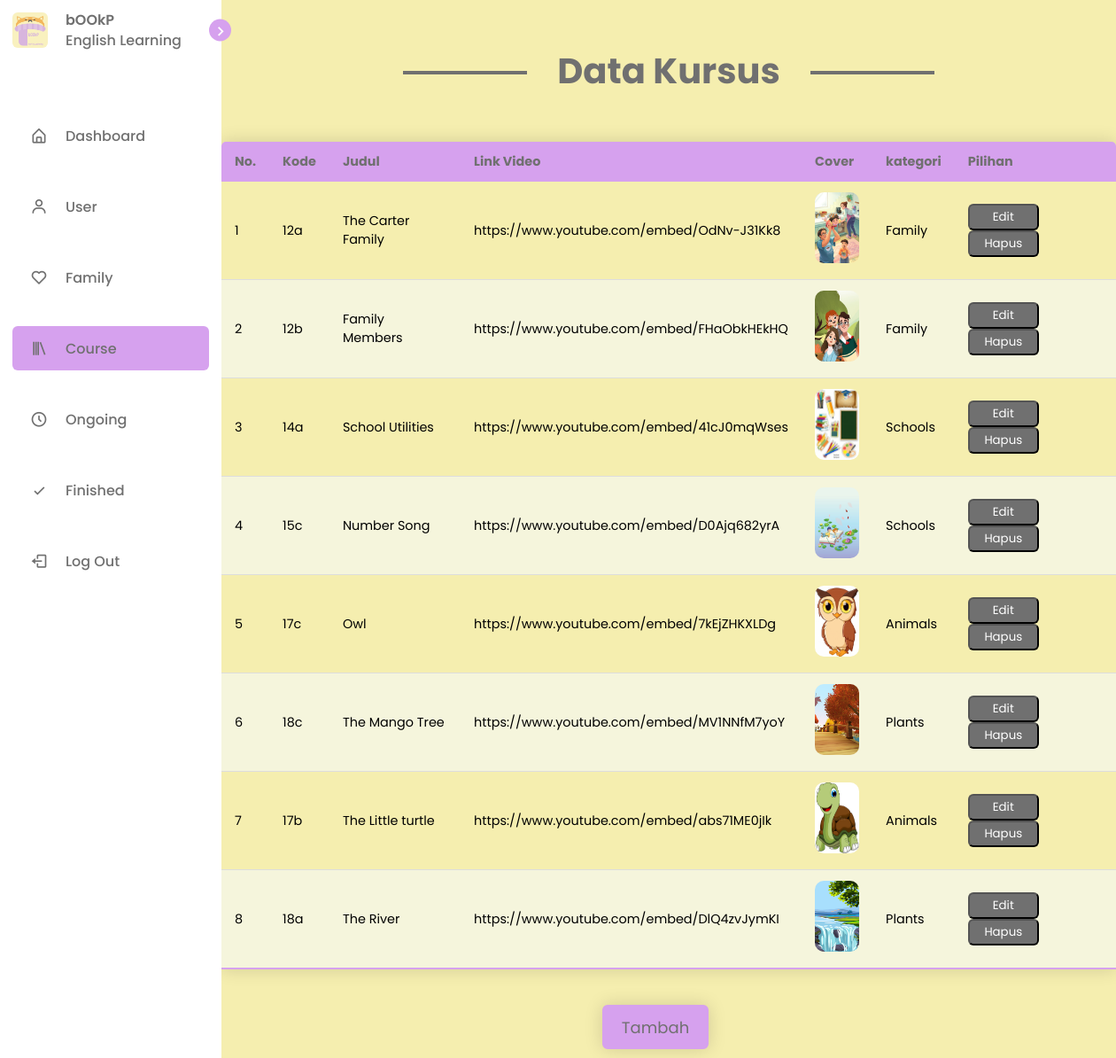
Page /data-kursus/kursus.php (signed in) on the committed database.
### tables this page shows
CREATE TABLE `course` (
  `id_course` int(11) NOT NULL,
  `code_course` char(5) NOT NULL,
  `course_title` varchar(100) NOT NULL,
  `vid_course` varchar(200) DEFAULT NULL,
  `course_cover` varchar(50) DEFAULT NULL,
  `id_kategori` int(11) DEFAULT NULL
);

CREATE TABLE `kategori` (
  `id_kategori` int(11) NOT NULL,
  `kategori_nama` varchar(100) NOT NULL
);

### data-kursus/kursus-list.php (called while the page is built)
<?php
include "../includes/connect.php";
        $query = mysqli_query($dtb, "SELECT course.*, kategori.kategori_nama
                                    FROM course
                                    LEFT JOIN kategori ON kategori.id_kategori = course.id_kategori");
        $data_kursus = array();
        $no = 1;
        while($row = mysqli_fetch_assoc($query))
        {
            $data_kursus[] = $row;
        }
    ?>

### data-kursus/kursus.php (the view, shortened to what this page needs)
<?php
    include "../includes/connect.php";
?>
<!DOCTYPE html>
<html lang="en">
<head>
    <link href="../assets/css/style.css?<?php echo time();?>" rel="stylesheet"/>
    <link href="https://unpkg.com/boxicons@2.1.2/css/boxicons.min.css" rel="stylesheet"/>
</head>
<body>
    <nav class="sidebar">
        <header>
            <div class="image-text">
                <span class="image">
                    <img src="../assets/img/logo.png" alt=""/>
                </span>
                <div class="text header-text">
                    <span class="name">bOOkP</span>
                    <span class="profession">English Learning</span>
                </div>
            </div>
            <i class='bx bx-chevron-right toggle'></i>
        </header>
        <div class="menu_bar">
            <div class="menu">
                <ul class="menu-links">
                    <li class="nav-link">
                        <a href="../display/dashboard.php">
                            <i class='bx bx-home-alt icon'></i>
                            <span class="text nav-text">Dashboard</span>
                        </a>
                    </li>
                    <li class="nav-link">
                        <a href="../data-user/user.php">
                            <i class='bx bx-user icon'></i>
                            <span class="text nav-text">User</span>
                        </a>
                    </li>
                    <li class="nav-link">
                        <a href="../data-family/family.php">
                            <i class='bx bx-heart icon'></i>
                            <span class="text nav-text">Family</span>
                        </a>
                    </li>
                    <li class="nav-link active">
                        <a href="kursus.php">
                            <i class='bx bx-library icon'></i>
                            <span class="text nav-text">Course</span>
                        </a>
                    </li>
                    <li class="nav-link">
                        <a href="../data-ongoing/ongoing.php">
                            <i class='bx bx-time-five icon'></i>
                            <span class="text nav-text">Ongoing</span>
                        </a>
                    </li>
                    <li class="nav-link">
                        <a href="../data-finished/finished.php">
                            <i class='bx bx-check icon'></i>
                            <span class="text nav-text">Finished</span>
                        </a>
                    </li>
                </ul>
            </div>
            <div class="bottom-content">
                <li class="nav-link">
                    <a href="../Registrasi/logout.php">
                        <i class='bx bx-log-out icon'></i>
                        <span class="text nav-text">Log Out</span>
                    </a>
                </li>
            </div>
        </div>
    </nav>
<?php
include "kursus-list.php";
?>
    <section class="home">
        <h1><span>Data Kursus</span></h1>
        <table class="content-table">
                <thead>
                    <tr>
                    <th>No.</th>
                    <th>Kode</th>
                    <th>Judul</th>
                    <th>Link Video</th>
                    <th>Cover</th>
                    <th>kategori</th>
                    <th>Pilihan</th>
                    </tr>
                </thead>
                <tbody>
                    <?php foreach($data_kursus as $kursus) :?>
                    <tr>
                    <td><?php echo $no++ ?></td>
                    <td><?php echo $kursus['code_course'] ?></td>
                    <td><?php echo $kursus['course_title'] ?></td>
                    <td><?php echo $kursus['vid_course'] ?></td>
                    <td><img src="cover/<?php echo $kursus['course_cover']?>"></td>
                    <td><?php echo $kursus['kategori_nama'] ?></td>
                    <td>
                        <a href="kursus-edit.php?id_course=<?php echo $kursus['id_course']; ?>"><button class="btn-primary">Edit</button></a>
                        <a href="kursus-delete.php?id_course=<?php echo $kursus['id_course']; ?>"><button class="btn-primary" onclick="return confirm('Are You Sure ?');">Hapus</button></a>
                    </td>
                    </tr>
                    <?php endforeach?>
                    </tbody>
            </table>
            <table class="table-ch">
                    <tfoot>
                        <td><a href="kursus-tambah.php"><button class="btn-secondary">Tambah</button></a></td>
                    </tfoot>
            </table>
    </section>
</body>
</html>

### assets/css/style.css (style rules this page uses)
* { font-family: 'Poppins', sans-serif; margin: 0; padding: 0; box-sizing: border-box; }
:root { --body-color:#f5eeaf; --body-color-dark:rgb(252, 252, 164); --sidebar-color:#FFF; --primary-color: rgb(214, 161, 238); --primary-color-light:#e1b5ff; --toggle-color:#DDD; --text-color:#707070; --tran-02: all 0.2s ease; --tran-03: all 0.3s ease; --tran-04: all 0.4s ease; --tran-05: all 0.5s ease; }
body { height: 100vh; background: var(--body-color); transition: var(--tran-04); }
.sidebar { position: fixed; top: 0; left: 0; height: 100%; width: 250px; padding: 10px 14px; background: var(--sidebar-color); transition: var(--tran-05); z-index: 100; }
.sidebar .text { font-size: 16px; font-weight: 500; color: var(--text-color); transition: var(--tran-04); white-space: nowrap; opacity: 1; }
.sidebar .image { min-width: 60px; display: flex; align-items: center; }
.sidebar ul { margin-top: 70px; }
.sidebar li { height: 50px; margin-top: 30px; list-style: none; display: flex; align-items: center; }
.sidebar li .icon { display: flex; align-items: center; justify-content: center; min-width: 60px; font-size: 20px; }
.sidebar li .icon, .sidebar li .text { color: var(--text-color); transition: var(--tran-02); }
.sidebar header { position: relative; }
.sidebar .image-text img { width: 40px; border-radius: 6px; }
.sidebar header .image-text { display: flex; align-items: center; }
header .image-text .header-text { display: flex; flex-direction: column; }
.header-text .name { font-weight: 600; }
.header-text .profession { margin-top: -2px; }
.sidebar header .toggle { position: absolute; top: 50%; right: -25px; transform: translateY(-50%); height: 25px; width: 25px; background: var(--primary-color); display: flex; align-items: center; justify-content: center; border-radius: 50%; color: var(--sidebar-color); font-size: 22px; }
.sidebar li a { height: 100%; width: 100%; display: flex; align-items: center; text-decoration: none; border-radius: 6px; transition: var(--tran-04); }
.active { background-color: var(--primary-color); color: var(--sidebar-color); border-radius: 6px; }
.sidebar .bottom-content { margin:auto ; position: static; display: block; }
.home { position: relative; left: 250px; height: 100vh; width: calc(100% - 250px); transition: var(--tran-05); }
.home h1, .sign h1 { margin: 50px auto; text-align: center; font-size: 40px; max-width: 600px; position: relative; color: var(--text-color); }
.home h1::before, .sign h1::before { content: ""; display: block; width: 140px; height: 4px; background: var(--text-color); position: absolute; top: 50%; left: 0; }
.home h1::after, .sign h1::after { content: ""; display: block; width: 140px; height: 4px; background: var(--text-color); position: absolute; top: 50%; right: 0; }
.home img { width: 100%; height: 320px; position: relative; border-radius: 10px; margin: 0; }
.home .content-table { position: relative; border-collapse: collapse; margin: 25px 0; font-size: 0.9em; min-width: 1000px; margin: auto; border-radius: 5px 5px 0 0; overflow: hidden; box-shadow: 0 0 20px rgba(0, 0, 0, 0.15); }
.home .content-table thead tr { background-color: var(--primary-color); color: var(--text-color); text-align: left; font-weight: bold; padding: 12px 15px; }
.content-table th, .content-table td { padding: 12px 15px; text-align:left ; }
.content-table tbody tr { border-bottom: 1px solid var(--toggle-color); }
.content-table tbody tr:nth-of-type(even) { background-color:beige; }
.content-table tbody tr:last-of-type { border-bottom: 2px solid var(--primary-color); }
.content-table img { width: 50px; height: 80px; }
.btn-primary { border-radius: 6px; color: var(--sidebar-color); background-color: var(--text-color); width: 80px; height: 30px; transition: var(--tran-03); }
.btn-secondary { border-radius: 6px; font-size: 18px; color: var(--text-color); background-color: var(--primary-color); border: 2px solid var(--primary-color); width: 120px; height: 50px; transition: var(--tran-03); box-shadow: 0 0 20px rgba(0, 0, 0, 0.15); }
.table-us, .table-ch { position:static; border-collapse: separate; font-size: 20px; margin: 30px auto; border-spacing: 50px 0; color: var(--text-color); }
.table-ch td { width: 150px; padding: 10px 0; }

### rows in the picture
course: code_course "12a", course_title "The Carter Family", vid_course "https://www.youtube.com/embed/OdNv-J31Kk8", course_cover (picture), id_kategori.kategori_nama "Family"
course: code_course "12b", course_title "Family Members", vid_course "https://www.youtube.com/embed/FHaObkHEkHQ", course_cover (picture), id_kategori.kategori_nama "Family"
course: code_course "14a", course_title "School Utilities", vid_course "https://www.youtube.com/embed/41cJ0mqWses", course_cover (picture), id_kategori.kategori_nama "Schools"
course: code_course "15c", course_title "Number Song", vid_course "https://www.youtube.com/embed/D0Ajq682yrA", course_cover (picture), id_kategori.kategori_nama "Schools"
course: code_course "17c", course_title "Owl", vid_course "https://www.youtube.com/embed/7kEjZHKXLDg", course_cover (picture), id_kategori.kategori_nama "Animals"
course: code_course "18c", course_title "The Mango Tree", vid_course "https://www.youtube.com/embed/MV1NNfM7yoY", course_cover (picture), id_kategori.kategori_nama "Plants"
course: code_course "17b", course_title "The Little turtle", vid_course "https://www.youtube.com/embed/abs71ME0jIk", course_cover (picture), id_kategori.kategori_nama "Animals"
course: code_course "18a", course_title "The River", vid_course "https://www.youtube.com/embed/DlQ4zvJymKI", course_cover (picture), id_kategori.kategori_nama "Plants"
